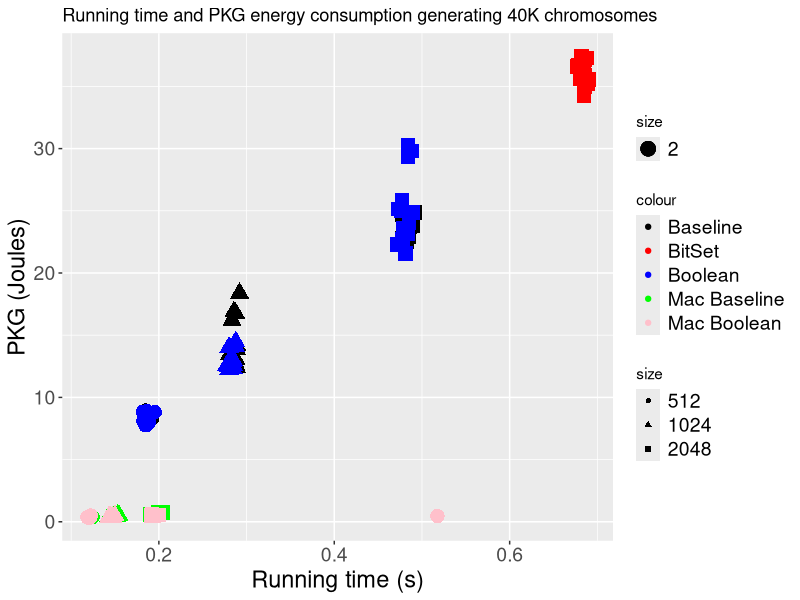
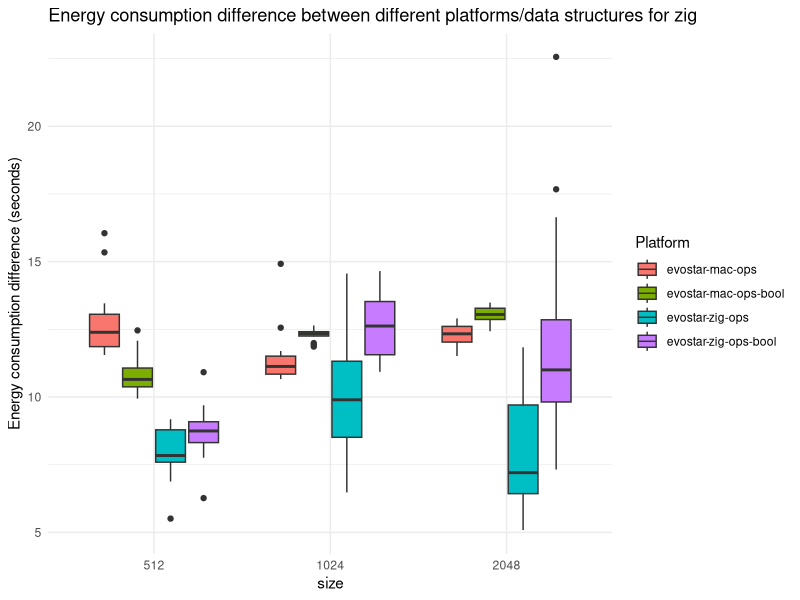
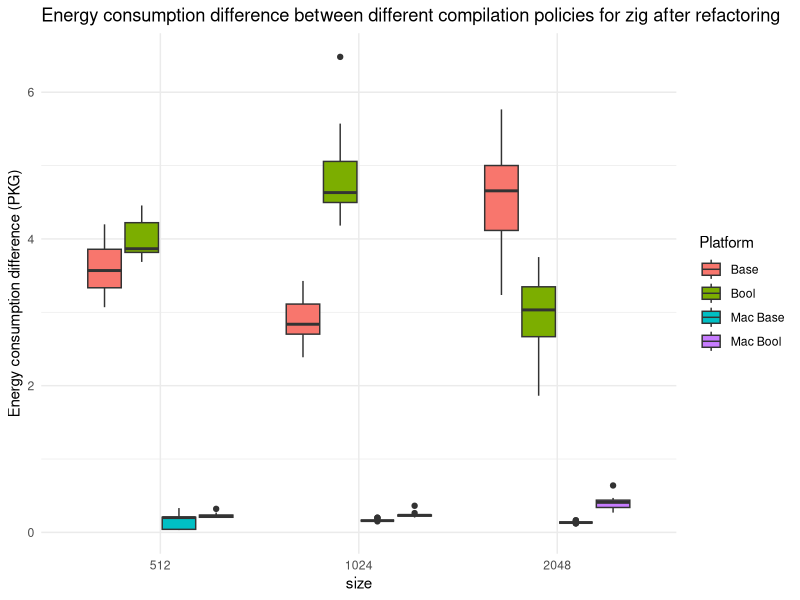

Generate these figures, in order, with R:
## ----evostar.zig.gen, echo=F, message=F, fig.pos="h!tb", fig.height=3, fig.cap="Average running time and PKG energy consumption generating 40K chromosomes for the different parametrizations used (represented with different colors); dot shape represents the chromosome size."----
library(ggplot2)

generate.chromosomes <- read.csv("../data/evostar-zig-gen-19-Mar-09-31-21.csv")
generate.chromosomes$size <- as.factor(generate.chromosomes$size)

generate.chromosomes.bool <- read.csv("../data/evostar-zig-gen-bool-19-Mar-09-30-40.csv")
generate.chromosomes.bool$size <- as.factor(generate.chromosomes.bool$size)

generate.chromosomes.bitset <- read.csv("../data/evostar-zig-bitset-gen-20-Mar-12-18-47.csv")
generate.chromosomes.bitset$size <- as.factor(generate.chromosomes.bitset$size)

generate.chromosomes.mac <- read.csv("../data/evostar-mac-gen-19-Mar-11-05-41.csv")
generate.chromosomes.mac$PKG <- generate.chromosomes.mac$ECPU + generate.chromosomes.mac$PCPU + generate.chromosomes.mac$RAM
generate.chromosomes.mac$size <- as.factor(generate.chromosomes.mac$size)

generate.chromosomes.mac.bool <- read.csv("../data/evostar-mac-gen-bool-19-Mar-10-33-29.csv")
generate.chromosomes.mac.bool$PKG <- generate.chromosomes.mac.bool$ECPU + generate.chromosomes.mac.bool$PCPU + generate.chromosomes.mac.bool$RAM
generate.chromosomes.mac.bool$size <- as.factor(generate.chromosomes.mac.bool$size)

ggplot(generate.chromosomes, aes(x=seconds, y=PKG, color="Baseline", shape=size,size=2)) +
  geom_point() +
  geom_point(data=generate.chromosomes.bitset, aes(x=seconds, y=PKG, color="BitSet", shape=size)) +
  geom_point(data=generate.chromosomes.bool, aes(x=seconds, y=PKG, color="Boolean", shape=size)) +
  geom_point(data=generate.chromosomes.mac, aes(x=seconds, y=PKG, color="Mac Baseline", shape=size)) +
  geom_point(data=generate.chromosomes.mac.bool, aes(x=seconds, y=PKG, color="Mac Boolean", shape=size)) +
  scale_color_manual(values=c("black", "red", "blue", "green","pink")) +
  labs(title="Running time and PKG energy consumption generating 40K chromosomes",
       x="Running time (s)", y="PKG (Joules)") +
  theme(axis.text=element_text(size=14), axis.title=element_text(size=17), legend.text=element_text(size=14))
  theme_minimal()


## ----evostar.combined.ops.base, echo=F, message=F, fig.pos="h!tb", fig.height=3, fig.cap="Boxplot of PKG energy consumption processing 40K chromosomes via crossover, mutation and ONEMAX for different combinations of optimization techniques and platforms in Zig"----
library(dplyr)

generate.chromosomes %>% group_by( size ) %>% summarise( mean.pkg = mean( PKG ), mean.seconds = mean( seconds ) ) -> generate.chromosomes.avg
generate.avgs.seconds <- c(rep( generate.chromosomes.avg$mean.seconds[1], 15),
                               rep( generate.chromosomes.avg$mean.seconds[2], 15),
                               rep( generate.chromosomes.avg$mean.seconds[3], 15))
generate.avgs.pkg <- c(rep( generate.chromosomes.avg$mean.pkg[1], 15),
                           rep( generate.chromosomes.avg$mean.pkg[2], 15),
                           rep( generate.chromosomes.avg$mean.pkg[3], 15))

combined.ops <- read.csv("../data/evostar-zig-ops-19-Mar-09-32-38.csv")
combined.ops$size <- as.factor(combined.ops$size)

combined.ops$diff.seconds <- combined.ops$seconds - generate.avgs.seconds
combined.ops$diff.PKG <- combined.ops$PKG - generate.avgs.pkg

generate.chromosomes.bool %>% group_by( size ) %>% summarise( mean.pkg = mean( PKG ), mean.seconds = mean( seconds ) ) -> generate.chromosomes.bool.avg
generate.bool.avgs.seconds <- c(rep( generate.chromosomes.bool.avg$mean.seconds[1], 15),
                               rep( generate.chromosomes.bool.avg$mean.seconds[2], 15),
                               rep( generate.chromosomes.bool.avg$mean.seconds[3], 15))
generate.bool.avgs.pkg <- c(rep( generate.chromosomes.bool.avg$mean.pkg[1], 15),
                           rep( generate.chromosomes.bool.avg$mean.pkg[2], 15),
                           rep( generate.chromosomes.bool.avg$mean.pkg[3], 15))

combined.ops.bool <- read.csv("../data/evostar-zig-ops-bool-19-Mar-09-29-42.csv")
combined.ops.bool$size <- as.factor(combined.ops.bool$size)

combined.ops.bool$diff.seconds <- combined.ops.bool$seconds - generate.bool.avgs.seconds
combined.ops.bool$diff.PKG <- combined.ops.bool$PKG - generate.bool.avgs.pkg

generate.chromosomes.mac %>% group_by( size ) %>% summarise( mean.pkg = mean( PKG ), mean.seconds = mean( seconds ) ) -> generate.chromosomes.mac.avg
generate.mac.avgs.seconds <- c(rep( generate.chromosomes.mac.avg$mean.seconds[1], 15),
                               rep( generate.chromosomes.mac.avg$mean.seconds[2], 15),
                               rep( generate.chromosomes.mac.avg$mean.seconds[3], 15))
generate.mac.avgs.pkg <- c(rep( generate.chromosomes.mac.avg$mean.pkg[1], 15),
                           rep( generate.chromosomes.mac.avg$mean.pkg[2], 15),
                           rep( generate.chromosomes.mac.avg$mean.pkg[3], 15))

combined.ops.mac <- read.csv("../data/evostar-mac-ops-19-Mar-10-39-59.csv")
combined.ops.mac$PKG <- combined.ops.mac$ECPU + combined.ops.mac$PCPU + combined.ops.mac$RAM
combined.ops.mac$size <- as.factor(combined.ops.mac$size)
combined.ops.mac$diff.seconds <- combined.ops.mac$seconds - generate.mac.avgs.seconds
combined.ops.mac$diff.PKG <- combined.ops.mac$PKG - generate.mac.avgs.pkg
combined.ops.mac$Platform <- combined.ops.mac$Prefix

generate.chromosomes.mac.bool %>% group_by( size ) %>% summarise( mean.pkg = mean( PKG ), mean.seconds = mean( seconds ) ) -> generate.chromosomes.mac.bool.avg
generate.mac.bool.avgs.seconds <- c(rep( generate.chromosomes.mac.bool.avg$mean.seconds[1], 15),
                               rep( generate.chromosomes.mac.bool.avg$mean.seconds[2], 15),
                               rep( generate.chromosomes.mac.bool.avg$mean.seconds[3], 15))
generate.mac.bool.avgs.pkg <- c(rep( generate.chromosomes.mac.bool.avg$mean.pkg[1], 15),
                           rep( generate.chromosomes.mac.bool.avg$mean.pkg[2], 15),
                           rep( generate.chromosomes.mac.bool.avg$mean.pkg[3], 15))
combined.ops.mac.bool <- read.csv("../data/evostar-mac-ops-bool-19-Mar-10-36-18.csv")
combined.ops.mac.bool$PKG <- combined.ops.mac.bool$ECPU + combined.ops.mac.bool$PCPU + combined.ops.mac.bool$RAM
combined.ops.mac.bool$size <- as.factor(combined.ops.mac.bool$size)
combined.ops.mac.bool$diff.seconds <- combined.ops.mac.bool$seconds - generate.mac.bool.avgs.seconds
combined.ops.mac.bool$diff.PKG <- combined.ops.mac.bool$PKG - generate.mac.bool.avgs.pkg
combined.ops.mac.bool$Platform <- combined.ops.mac.bool$Prefix

all.combined.ops <- data.frame( Platform = c( combined.ops.mac$Platform, combined.ops.mac.bool$Platform, combined.ops$Platform, combined.ops.bool$Platform ),
                                size = c( combined.ops.mac$size, combined.ops.mac.bool$size, combined.ops$size, combined.ops.bool$size ),
                                diff.seconds = c( combined.ops.mac$diff.seconds, combined.ops.mac.bool$diff.seconds, combined.ops$diff.seconds, combined.ops.bool$diff.second ),
                                diff.PKG = c( combined.ops.mac$diff.PKG, combined.ops.mac.bool$diff.PKG, combined.ops$diff.PKG, combined.ops.bool$diff.PKG ) )

ggplot( data = all.combined.ops, aes( x = size, y = diff.PKG, fill=Platform ) ) +
  geom_boxplot() +
  labs( title = "Energy consumption difference between different platforms/data structures for zig", y = "Energy consumption difference (seconds)" ) +
  theme(axis.text=element_text(size=14), axis.title=element_text(size=17), legend.text=element_text(size=14))+
  theme_minimal()


## ----evostar.combined.ops.refactor, echo=F, message=F, fig.pos="h!tb", fig.height=3, fig.cap="Boxplot of PKG energy consumption processing 40K chromosomes via crossover, mutation and ONEMAX after crossover has been refactored"----

combined.ops.noalloc <- read.csv("../data/evostar-zig-ops-nx-noalloc-20-Mar-09-46-37.csv")
combined.ops.noalloc$size <- as.factor(combined.ops.noalloc$size)
combined.ops.noalloc$diff.seconds <- combined.ops.noalloc$seconds - generate.avgs.seconds
combined.ops.noalloc$diff.PKG <- combined.ops.noalloc$PKG - generate.avgs.pkg
combined.ops.noalloc$Platform <- "Base"

combined.ops.noalloc.bool <- read.csv("../data/evostar-zig-bool-ops-nx-noalloc-20-Mar-09-45-48.csv")
combined.ops.noalloc.bool$size <- as.factor(combined.ops.noalloc.bool$size)
combined.ops.noalloc.bool$diff.seconds <- combined.ops.noalloc.bool$seconds - generate.bool.avgs.seconds
combined.ops.noalloc.bool$diff.PKG <- combined.ops.noalloc.bool$PKG - generate.bool.avgs.pkg
combined.ops.noalloc.bool$Platform <- "Bool"

combined.ops.mac.noalloc <- read.csv("../data/evostar-zig-mac-ops-nx-noalloc-20-Mar-09-52-13.csv")
combined.ops.mac.noalloc$PKG <- combined.ops.mac.noalloc$ECPU + combined.ops.mac.noalloc$PCPU + combined.ops.mac.noalloc$RAM
combined.ops.mac.noalloc$size <- as.factor(combined.ops.mac.noalloc$size)
combined.ops.mac.noalloc$diff.seconds <- combined.ops.mac.noalloc$seconds - generate.mac.avgs.seconds
combined.ops.mac.noalloc$diff.PKG <- combined.ops.mac.noalloc$PKG - generate.mac.avgs.pkg
combined.ops.mac.noalloc$Platform <- "Mac Base"

combined.ops.mac.noalloc.bool <- read.csv("../data/evostar-zig-mac-bool-ops-nx-noalloc-20-Mar-09-50-15.csv")
combined.ops.mac.noalloc.bool$PKG <- combined.ops.mac.noalloc.bool$ECPU + combined.ops.mac.noalloc.bool$PCPU + combined.ops.mac.noalloc.bool$RAM
combined.ops.mac.noalloc.bool$size <- as.factor(combined.ops.mac.noalloc.bool$size)
combined.ops.mac.noalloc.bool$diff.seconds <- combined.ops.mac.noalloc.bool$seconds - generate.mac.bool.avgs.seconds
combined.ops.mac.noalloc.bool$diff.PKG <- combined.ops.mac.noalloc.bool$PKG - generate.mac.bool.avgs.pkg
combined.ops.mac.noalloc.bool$Platform <- "Mac Bool"

all.combined.ops.noalloc <- data.frame( Platform = c( combined.ops.mac.noalloc$Platform, combined.ops.mac.noalloc.bool$Platform, combined.ops.noalloc$Platform, combined.ops.noalloc.bool$Platform ),
                                size = c( combined.ops.mac.noalloc$size, combined.ops.mac.noalloc.bool$size, combined.ops.noalloc$size, combined.ops.noalloc.bool$size ),
                                diff.seconds = c( combined.ops.mac.noalloc$diff.seconds, combined.ops.mac.noalloc.bool$diff.seconds, combined.ops.noalloc$diff.seconds, combined.ops.noalloc.bool$diff.seconds ),
                                diff.PKG = c( combined.ops.mac.noalloc$diff.PKG, combined.ops.mac.noalloc.bool$diff.PKG, combined.ops.noalloc$diff.PKG, combined.ops.noalloc.bool$diff.PKG ) )

ggplot( data = all.combined.ops.noalloc, aes( x = size, y = diff.PKG, fill=Platform ) ) + 
  geom_boxplot() +
  labs( title = "Energy consumption difference between different compilation policies for zig after refactoring", y = "Energy consumption difference (PKG)" ) +
  theme_minimal()

